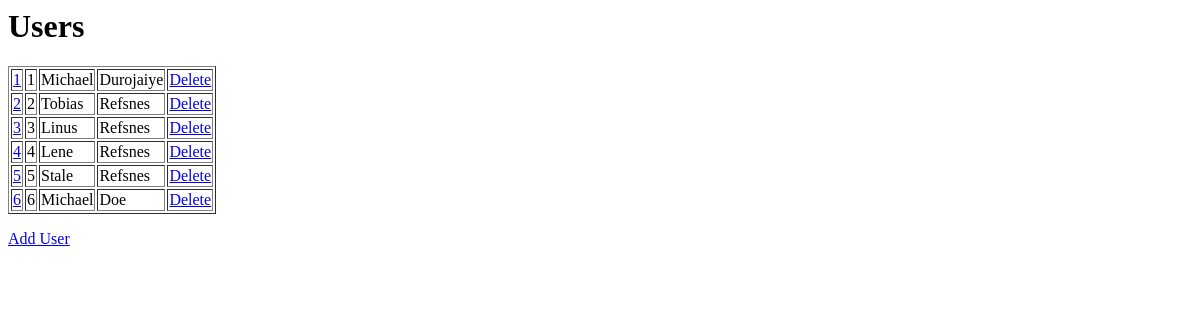
Page /hello_world/ on the earlier database version.
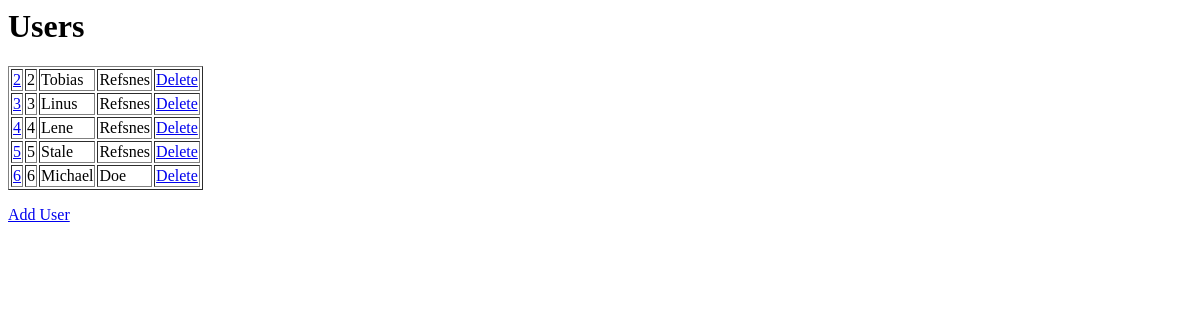
Same page on the later database version.
### hello_world/models.py (models this page shows)
class HelloUsers(models.Model):
    firstname = models.CharField(max_length = 255)
    lastname = models.CharField(max_length = 255)

### hello_world/views.py (the view)
# urls.py: path('', views.index, name = 'index'),
def index(request):
    Myusers = HelloUsers.objects.all().values()
    template = loader.get_template('index.html')
    context = {
        'Myusers': Myusers,
    }
    return HttpResponse(template.render(context, request))

### hello_world/templates/index.html
<h1>Users</h1>
<table border="1">
  {% for x in Myusers %}
  <tr>
    <td><a href = "update/{{ x.id }}">{{ x.id }}</a></td>
    <td>{{ x.id }}</td>
    <td>{{ x.firstname }}</td>
    <td>{{ x.lastname }}</td>
    <td><a href = "delete/{{ x.id }}">Delete</a></td>
  </tr>
  {% endfor %}
</table>
<p>
  <a href = "add/">Add User</a>
</p>

Differences in the rows shown:
removed HelloUsers: id "1", firstname "Michael", lastname "Durojaiye"
